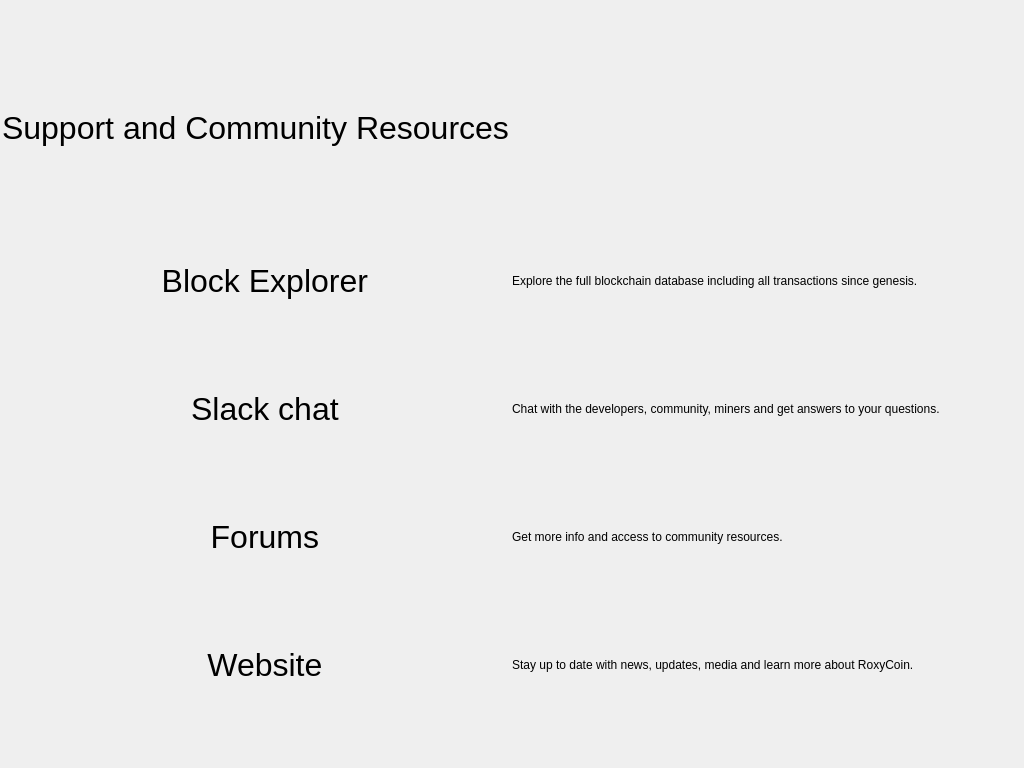
<?xml version="1.0" encoding="UTF-8"?>
<ui version="4.0">
 <class>ForumsPage</class>
 <widget class="QWidget" name="ForumsPage">
  <property name="geometry">
   <rect>
    <x>0</x>
    <y>0</y>
    <width>1024</width>
    <height>768</height>
   </rect>
  </property>
  <property name="windowTitle">
   <string>Form</string>
  </property>
  <property name="autoFillBackground">
   <bool>false</bool>
  </property>
  <layout class="QGridLayout" name="gridLayout">
   <property name="leftMargin">
    <number>0</number>
   </property>
   <property name="topMargin">
    <number>0</number>
   </property>
   <property name="rightMargin">
    <number>0</number>
   </property>
   <property name="bottomMargin">
    <number>0</number>
   </property>
   <property name="spacing">
    <number>0</number>
   </property>
   <item row="0" column="0">
    <layout class="QGridLayout" name="gridLayout_2">
     <item row="9" column="0" alignment="Qt::AlignHCenter">
      <widget class="QPushButton" name="forumButton">
       <property name="minimumSize">
        <size>
         <width>300</width>
         <height>50</height>
        </size>
       </property>
       <property name="maximumSize">
        <size>
         <width>300</width>
         <height>16777215</height>
        </size>
       </property>
       <property name="font">
        <font>
         <pointsize>24</pointsize>
        </font>
       </property>
       <property name="text">
        <string>  Forums</string>
       </property>
       <property name="icon">
        <iconset resource="../bitcoin.qrc">
         <normaloff>:/icons/forum</normaloff>:/icons/forum</iconset>
       </property>
       <property name="iconSize">
        <size>
         <width>24</width>
         <height>24</height>
        </size>
       </property>
       <property name="flat">
        <bool>true</bool>
       </property>
      </widget>
     </item>
     <item row="11" column="0" alignment="Qt::AlignHCenter">
      <widget class="QPushButton" name="siteButton">
       <property name="minimumSize">
        <size>
         <width>300</width>
         <height>50</height>
        </size>
       </property>
       <property name="maximumSize">
        <size>
         <width>300</width>
         <height>16777215</height>
        </size>
       </property>
       <property name="font">
        <font>
         <pointsize>24</pointsize>
        </font>
       </property>
       <property name="text">
        <string>  Website</string>
       </property>
       <property name="icon">
        <iconset resource="../bitcoin.qrc">
         <normaloff>:/icons/site</normaloff>:/icons/site</iconset>
       </property>
       <property name="iconSize">
        <size>
         <width>32</width>
         <height>32</height>
        </size>
       </property>
       <property name="flat">
        <bool>true</bool>
       </property>
      </widget>
     </item>
     <item row="7" column="0" alignment="Qt::AlignHCenter">
      <widget class="QPushButton" name="chatButton">
       <property name="minimumSize">
        <size>
         <width>300</width>
         <height>50</height>
        </size>
       </property>
       <property name="maximumSize">
        <size>
         <width>300</width>
         <height>16777215</height>
        </size>
       </property>
       <property name="font">
        <font>
         <pointsize>24</pointsize>
        </font>
       </property>
       <property name="layoutDirection">
        <enum>Qt::LeftToRight</enum>
       </property>
       <property name="text">
        <string>  Slack chat</string>
       </property>
       <property name="icon">
        <iconset resource="../bitcoin.qrc">
         <normaloff>:/icons/chat</normaloff>:/icons/chat</iconset>
       </property>
       <property name="iconSize">
        <size>
         <width>32</width>
         <height>32</height>
        </size>
       </property>
       <property name="flat">
        <bool>true</bool>
       </property>
      </widget>
     </item>
     <item row="3" column="0" alignment="Qt::AlignHCenter">
      <widget class="QPushButton" name="explorerButton">
       <property name="minimumSize">
        <size>
         <width>300</width>
         <height>50</height>
        </size>
       </property>
       <property name="maximumSize">
        <size>
         <width>16777215</width>
         <height>16777215</height>
        </size>
       </property>
       <property name="font">
        <font>
         <pointsize>24</pointsize>
        </font>
       </property>
       <property name="text">
        <string>  Block Explorer</string>
       </property>
       <property name="icon">
        <iconset resource="../bitcoin.qrc">
         <normaloff>:/icons/blockchain</normaloff>:/icons/blockchain</iconset>
       </property>
       <property name="iconSize">
        <size>
         <width>32</width>
         <height>32</height>
        </size>
       </property>
       <property name="flat">
        <bool>true</bool>
       </property>
      </widget>
     </item>
     <item row="1" column="1" alignment="Qt::AlignHCenter|Qt::AlignVCenter">
      <widget class="QLabel" name="label">
       <property name="minimumSize">
        <size>
         <width>0</width>
         <height>0</height>
        </size>
       </property>
       <property name="layoutDirection">
        <enum>Qt::LeftToRight</enum>
       </property>
       <property name="text">
        <string/>
       </property>
       <property name="pixmap">
        <pixmap>:/icons/miningon</pixmap>
       </property>
       <property name="alignment">
        <set>Qt::AlignCenter</set>
       </property>
      </widget>
     </item>
     <item row="2" column="0">
      <spacer name="verticalSpacer_2">
       <property name="orientation">
        <enum>Qt::Vertical</enum>
       </property>
       <property name="sizeHint" stdset="0">
        <size>
         <width>20</width>
         <height>40</height>
        </size>
       </property>
      </spacer>
     </item>
     <item row="4" column="0">
      <spacer name="verticalSpacer_3">
       <property name="orientation">
        <enum>Qt::Vertical</enum>
       </property>
       <property name="sizeHint" stdset="0">
        <size>
         <width>20</width>
         <height>40</height>
        </size>
       </property>
      </spacer>
     </item>
     <item row="10" column="0">
      <spacer name="verticalSpacer_5">
       <property name="orientation">
        <enum>Qt::Vertical</enum>
       </property>
       <property name="sizeHint" stdset="0">
        <size>
         <width>20</width>
         <height>40</height>
        </size>
       </property>
      </spacer>
     </item>
     <item row="12" column="0">
      <spacer name="verticalSpacer">
       <property name="orientation">
        <enum>Qt::Vertical</enum>
       </property>
       <property name="sizeHint" stdset="0">
        <size>
         <width>20</width>
         <height>40</height>
        </size>
       </property>
      </spacer>
     </item>
     <item row="8" column="0">
      <spacer name="verticalSpacer_4">
       <property name="orientation">
        <enum>Qt::Vertical</enum>
       </property>
       <property name="sizeHint" stdset="0">
        <size>
         <width>20</width>
         <height>40</height>
        </size>
       </property>
      </spacer>
     </item>
     <item row="0" column="0">
      <spacer name="verticalSpacer_6">
       <property name="orientation">
        <enum>Qt::Vertical</enum>
       </property>
       <property name="sizeHint" stdset="0">
        <size>
         <width>20</width>
         <height>40</height>
        </size>
       </property>
      </spacer>
     </item>
     <item row="1" column="0" alignment="Qt::AlignHCenter|Qt::AlignVCenter">
      <widget class="QLabel" name="textEdit">
       <property name="minimumSize">
        <size>
         <width>350</width>
         <height>100</height>
        </size>
       </property>
       <property name="font">
        <font>
         <pointsize>24</pointsize>
        </font>
       </property>
       <property name="text">
        <string>Support and Community Resources</string>
       </property>
       <property name="alignment">
        <set>Qt::AlignCenter</set>
       </property>
      </widget>
     </item>
     <item row="3" column="1">
      <widget class="QLabel" name="explorerText">
       <property name="text">
        <string>Explore the full blockchain database including all transactions since genesis.</string>
       </property>
      </widget>
     </item>
     <item row="7" column="1">
      <widget class="QLabel" name="label_2">
       <property name="text">
        <string>Chat with the developers, community, miners and get answers to your questions.</string>
       </property>
      </widget>
     </item>
     <item row="9" column="1">
      <widget class="QLabel" name="label_3">
       <property name="text">
        <string>Get more info and access to community resources.</string>
       </property>
      </widget>
     </item>
     <item row="11" column="1">
      <widget class="QLabel" name="label_4">
       <property name="text">
        <string>Stay up to date with news, updates, media and learn more about RoxyCoin.</string>
       </property>
      </widget>
     </item>
    </layout>
   </item>
  </layout>
 </widget>
 <resources>
  <include location="../bitcoin.qrc"/>
 </resources>
 <connections/>
</ui>
